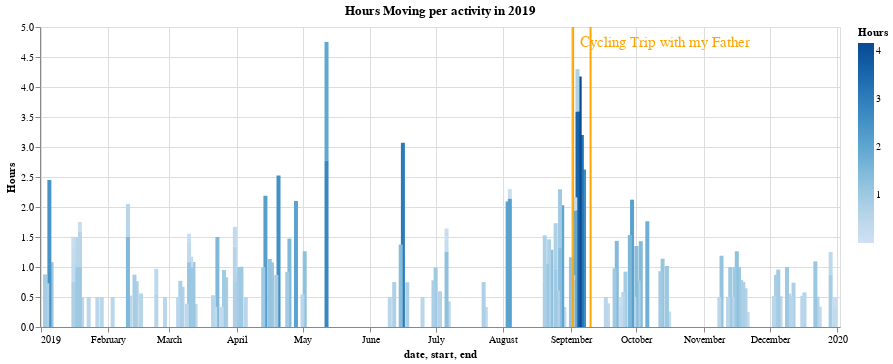

Notebook source saved alongside this figure:
### Code cell
rides['Hours'] = rides['moving_time'] / 60

bars = alt.Chart(rides).mark_bar(size=4).encode(
    x="date:T",
    y="Hours:Q",
    color='Hours:Q'
).properties(
    width=800,
    title='Hours Moving per activity in 2019'
)
events = pd.DataFrame([
    {
        "start": "2019-09-02",
        "end": "2019-09-10",
        "event": "Cycling Trip with my Father"
    }
])

end = alt.Chart(events).mark_rule(
    color="#FFA500",
    strokeWidth=2
).encode(
    x='end:T'
).transform_filter(alt.datum.event == "Cycling Trip with my Father")


start = alt.Chart(events).mark_rule(
    color="#FFA500",
    strokeWidth=2
).encode(
    x='start:T'
).transform_filter(alt.datum.event == "Cycling Trip with my Father")


text = alt.Chart(events).mark_text(
    align='left',
    baseline='middle',
    dx=7,
    dy=-135,
    size=15
).encode(
    x='start:T',
    x2='end:T',
    text='event',
    color=alt.value('#FFA500 ')
)

(bars + text+ start + end).properties(width=600)

### Figure 1 — Vega-Lite specification as saved in the notebook (floating-point values rounded to 4 significant figures; data arrays with more than 128 entries replaced by an {"elided": "..."} marker saying what was removed)
{"$schema": "https://vega.github.io/schema/vega-lite/v3.4.0.json", "config": {"mark": {"tooltip": null}, "view": {"height": 300, "width": 400}}, "datasets": {"data-8d0a4844a08286d04ca163e0c76ab8c9": [{"end": "2019-09-10", "event": "Cycling Trip with my Father", "start": "2019-09-02"}], "data-f8ec995841c8421e3ecaf868cd129381": {"elided": "156 records"}}, "layer": [{"data": {"name": "data-f8ec995841c8421e3ecaf868cd129381"}, "encoding": {"color": {"field": "Hours", "type": "quantitative"}, "x": {"field": "date", "type": "temporal"}, "y": {"field": "Hours", "type": "quantitative"}}, "mark": {"size": 4, "type": "bar"}, "title": "Hours Moving per activity in 2019", "width": 800}, {"data": {"name": "data-8d0a4844a08286d04ca163e0c76ab8c9"}, "encoding": {"color": {"value": "#FFA500 "}, "text": {"field": "event", "type": "nominal"}, "x": {"field": "start", "type": "temporal"}, "x2": {"field": "end"}}, "mark": {"align": "left", "baseline": "middle", "dx": 7, "dy": -135, "size": 15, "type": "text"}}, {"data": {"name": "data-8d0a4844a08286d04ca163e0c76ab8c9"}, "encoding": {"x": {"field": "start", "type": "temporal"}}, "mark": {"color": "#FFA500", "strokeWidth": 2, "type": "rule"}, "transform": [{"filter": "(datum.event === 'Cycling Trip with my Father')"}]}, {"data": {"name": "data-8d0a4844a08286d04ca163e0c76ab8c9"}, "encoding": {"x": {"field": "end", "type": "temporal"}}, "mark": {"color": "#FFA500", "strokeWidth": 2, "type": "rule"}, "transform": [{"filter": "(datum.event === 'Cycling Trip with my Father')"}]}], "width": 600}
